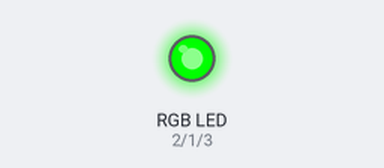
Bench run of a sketch on a simulated Arduino Uno, built with avr-gcc and run on an emulated ATmega328P. Shown: an RGB LED mixed from three pins (HIGH = lit).

Above: at 0.2 s.
At 0.7 s:
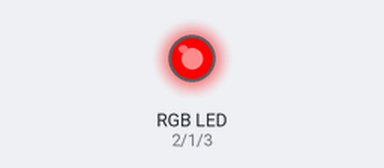
At 2.7 s:
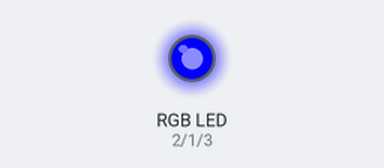
Timing chart, 0 to 3.5 s (numbered marks = the images above):
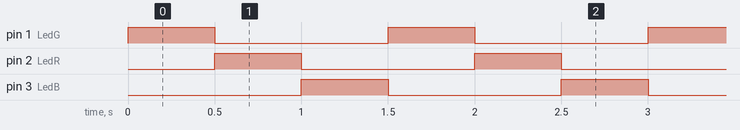

The sketch:

LedRgb.ino
```cpp
int LedG = 1;
int LedR = 2;
int LedB = 3;
float band = 1.0;

void setup() {
  // put your setup code here, to run once:
  pinMode(LedG,OUTPUT);
  pinMode(LedR,OUTPUT);
  pinMode(LedB,OUTPUT);

}

void loop() {
  // put your main code here, to run repeatedly:
  while(band == 1.0){
    digitalWrite(LedG,HIGH);
    delay(500);
    digitalWrite(LedG,LOW);
    digitalWrite(LedR,HIGH);
    delay(500);
    digitalWrite(LedR,LOW);
    digitalWrite(LedB,HIGH);
    delay(500);
    digitalWrite(LedB,LOW);
  }
}
```

Measured:
- by itself, pin 1 (LedG), pin 2 (LedR), pin 3 (LedB): alternates HIGH for 0.50 s and LOW for 1.0 s
- by itself, everything shown: repeats every 1.5 s, in 3 steps
